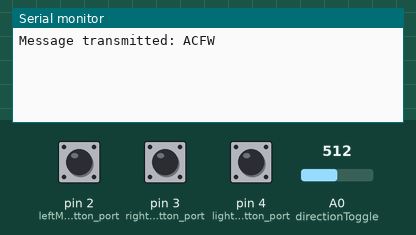
This program was run on a simulated Arduino Uno, built with avr-gcc and run on an emulated ATmega328P. On the bench: the last lines printed to the serial monitor. The test bench sets the inputs (shaded band); at power-on: A0 (directionToggle) = 512, pin 2 (leftMotorButton_port) HIGH, pin 3 (rightMotorButton_port) HIGH, pin 4 (lightToggleButton_port) HIGH. No radio packets arrive unless stated.

Above: at 1.2 s.
1.3 s: A0 (directionToggle) set to 490
At 2.5 s:
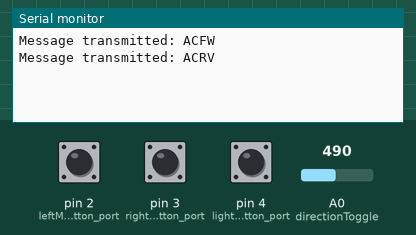
2.8 s: pin 2 (leftMotorButton_port) pulled LOW for 0.15 s
At 3.3 s:
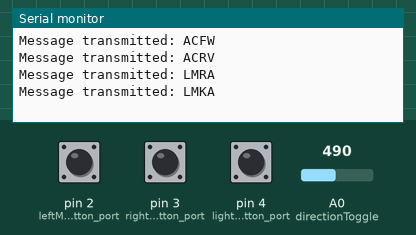
4.5 s: pin 3 (rightMotorButton_port) pulled LOW for 0.15 s
At 5.8 s:
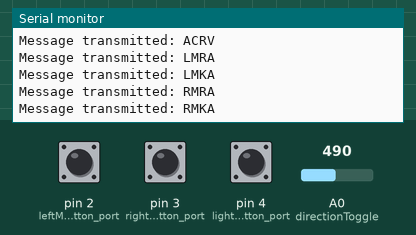
6.2 s: pin 4 (lightToggleButton_port) pulled LOW for 0.15 s
At 7.6 s:
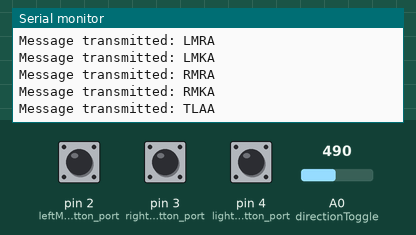

The program:

main.cpp
```cpp
#include <Arduino.h>
#include <RH_ASK.h>
#include <SPI.h>

/*
Author: Colton Paul Badock
Date: Feb 2026
Version: 12

DESCRIPTION:
A system to control the boat via recieved radio freqencies.
This system is the controller and will send inputs transmitted at 433 MHz to the RC-Boat.
There will be a onboard recieve picking up these inputs, it likely will not transmit back
*/


//The transmitter for the user.
//This transmitter system will enable 433 MHz
//communication from the users controller
//to the onboard reciever, allowing
//for wireless control of the boat
RH_ASK user_transmitter;

//INPUT DEVICES
byte leftMotorButton_port = 2;
byte rightMotorButton_port = 3;
byte lightToggleButton_port = 4;
byte directionToggle = A0;


//Allows the user to run a timer
//using the default Arduino timer system.
class ColtonTimerSystem {
  private:

    //This will hold the total time
    //that has passed since the timer
    //started.
    long timerStarted = 0;

  public:

    //Starts the timer;
    //Can be called to reset the timer
    void startTimer() {
      //Store the current milliseconds
      //since the board started.
      timerStarted = millis();
    }

    //Returns the time since the timer started
    long getTime() {
      return millis() - timerStarted;
    }
};

//Timer to prevent debounce for the lights toggle
ColtonTimerSystem lightToggleDebounce;


//Transmits a message/command on the
//open air at 433MHz. The message
//should be recieved by the RC-Boat
//and the command will be interprated by
//the boards micro controller
void transmitMessage(const char *msg) {


    //const char *msg = "Hello World!";
    user_transmitter.send((uint8_t *)msg, strlen(msg));
    user_transmitter.waitPacketSent();

    //Log that we transmitted a message
    Serial.print("Message transmitted: ");
    Serial.println(msg);
}


//Booleans for what we have already transmitted,
//this serves to save bandwidth on 433MHz.
//If "transmittedLEFT_MOTOR_RUN" is true,
//we don't need to transmit telling it to
//run the forward motor again since
//we already did, and vice-versa for all
//other motors here.
bool transmittedLEFT_MOTOR_RUN = 0;
bool transmittedRIGHT_MOTOR_RUN = 0;
bool directionIsForward = 0;


//Takes all inputs from the user on the
//controller that could have occured this cycle,
//then transmits them on the frequency
//for the RC Boat to detect.
void transmitCommands() {

    //Check for given input parameters,
    //such as button presses or specific
    //control/sensor values.
    //If these values are meet, then we
    //will transmit a command to the RC
    //boat realted to the control pressed
    //-------
    //If the left motor button is pressed and we have
    //not yet told the boat we are running the left motor, transmit
    //saying we are running the left motor, then we will not tell
    //it to kill the motor until we let go of the left motor button
    if (digitalRead(leftMotorButton_port) == 0 && transmittedLEFT_MOTOR_RUN == 0) {
        transmitMessage("LMRA"); //LEFT_MOTOR_RUN
        transmittedLEFT_MOTOR_RUN = 1;

    //If the left motor button is not pressed,
    //anymore or at all, we will tell the boat to
    //kill the left motor one time until we hold the button again
    } else if (digitalRead(leftMotorButton_port) == 1) {
        if (transmittedLEFT_MOTOR_RUN == 1) {
            transmitMessage("LMKA"); //LEFT_MOTOR_KILL
        }
        transmittedLEFT_MOTOR_RUN = 0;
    }
    //If the right motor button is pressed, we will tell the
    //RC boat to run the right motor one time,
    //we will then tell it to kill the motor once we let go.
    if (digitalRead(rightMotorButton_port) == 0 && transmittedRIGHT_MOTOR_RUN == 0) {
        transmitMessage("RMRA"); //RIGHT_MOTOR_RUN
        transmittedRIGHT_MOTOR_RUN = 1;
    //If the right motor button is released,
    //we will kill the motor and do nothing
    //till its pressed again for this statement.
    } else if (digitalRead(rightMotorButton_port) == 1) {
        if (transmittedRIGHT_MOTOR_RUN == 1) {
            transmitMessage("RMKA"); //RIGHT_MOTOR_KILL
        }
        transmittedRIGHT_MOTOR_RUN = 0;
    }
    //If the light toggle is pressed,
    //toggle the lights
    if (digitalRead(lightToggleButton_port) == 0 && lightToggleDebounce.getTime() > 500) {
        transmitMessage("TLAA"); //TOGGLE_LIGHTS
        lightToggleDebounce.startTimer();
    }
    //If the analog reverse switch is above
    //has a specific resistance below half,
    //then toggle to reverse or forward
    if (analogRead(directionToggle) > 500) {
        //If we already told the boat to go forward,
        //we will not transmit to go forward anymore,
        //until we switch back from reverse again
        if (directionIsForward == 0) {
            transmitMessage("ACFW"); //ACITVATE_FORWARD
        }
        directionIsForward = 1;
    } else {
        //If we already told the boat to reverse,
        //we will not transmit to reverse anymore,
        //until we switch back from forward again
        if (directionIsForward == 1) {
            transmitMessage("ACRV"); //ACTIVATE_REVERSE
        }
        directionIsForward = 0;
    }
}


//Init function (constructor)
void setup() {

    //Start serial communication
    //back to the PC (if plugged in)
    //for debugging
    Serial.begin(9600);

    //Setup digital and analog pins
    //based on how we want to use them
    //for controller inputs
    pinMode(leftMotorButton_port, INPUT_PULLUP);
    pinMode(rightMotorButton_port, INPUT_PULLUP);
    pinMode(lightToggleButton_port, INPUT_PULLUP);
    pinMode(directionToggle, INPUT_PULLUP);

    //Start debounce timers or timers if needed
    lightToggleDebounce.startTimer();

    //If the transmitter failed to intialize,
    //throw an error back to serial
    if (!user_transmitter.init()) {
        Serial.println("Transmitter failed to intialize; Error Code: 01");
    }

}


//Infinite application loop
void loop() {


    //Allow the user to transmit
    //to the RC Boat with the
    //controller inputs they press.
    transmitCommands();

    /*const char *msg = "Hello World!";
    user_transmitter.send((uint8_t *)msg, strlen(msg));
    user_transmitter.waitPacketSent();
    Serial.println("Sent msg");
    delay(1000);*/

    //DEBUG PRINT BUTTON

}
```

Measured:
- after the input at 1.3 s, the serial monitor: prints a new line after 0.06 s (image 1)
- after the input at 2.8 s, the serial monitor: prints a new line after 0.06 s (image 2)
- after the input at 4.5 s, the serial monitor: prints a new line after 0.06 s (image 3)
- after the input at 6.2 s, the serial monitor: prints a new line after 0.06 s (image 4)
